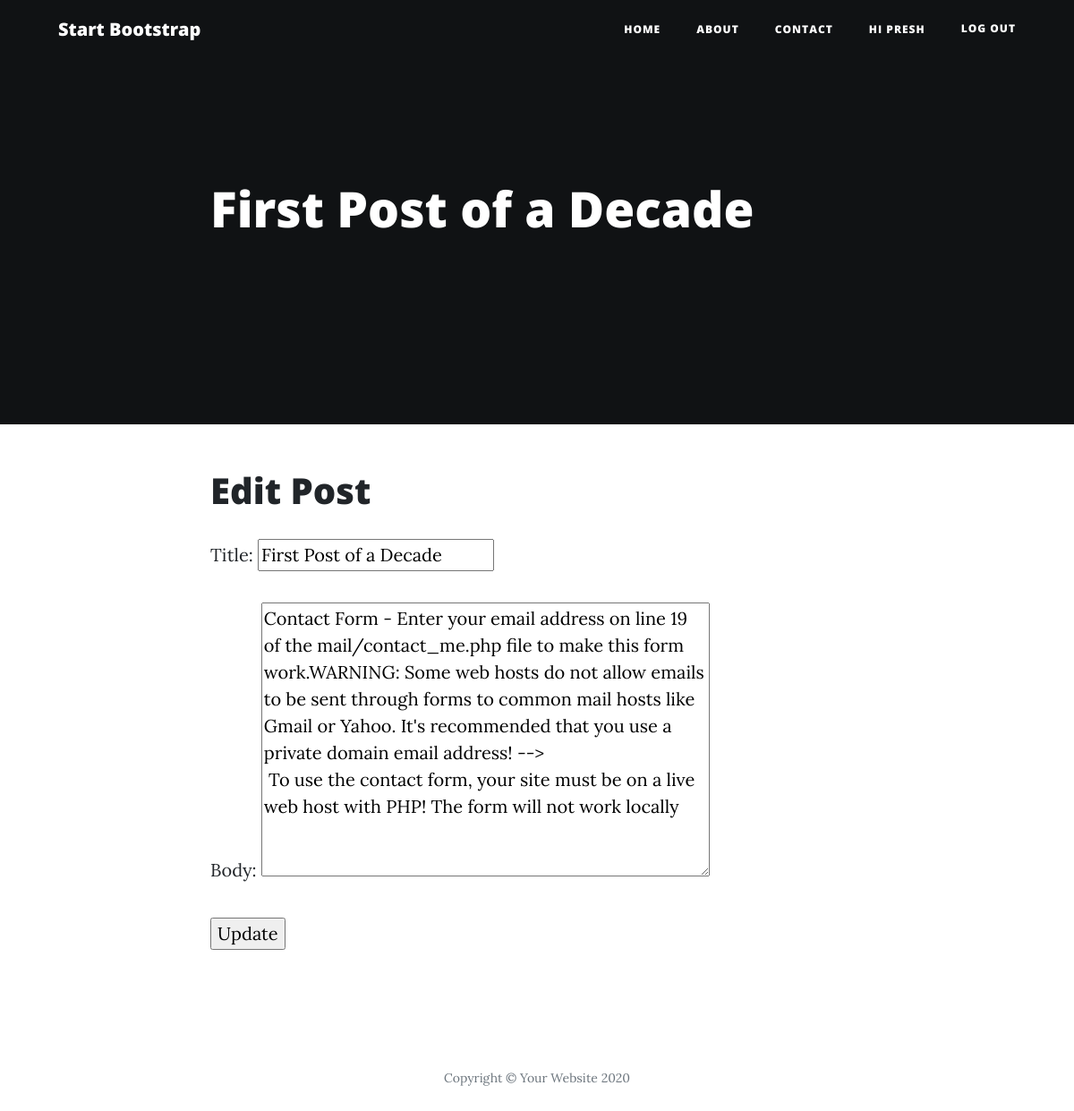
Screenshot of /post/2/edit/ (signed in) with the database file from the repository.
### blogs/models.py (models this page shows, shortened)
class Post(models.Model):
    title = models.CharField(max_length=200)
    author = models.ForeignKey('auth.User', on_delete=models.CASCADE,) # Allows for many to one relationship
    body = models.TextField()
    date = models.DateTimeField(auto_now_add=True)

### blogs/views.py (the view)
# urls.py: path('post/<int:pk>/edit/', login_required(BlogUpdateView.as_view()), name='post_edit'),
class BlogUpdateView(UpdateView):
    model = Post
    template_name = 'blogs/post_edit.html'
    fields = ['title', 'body']
    success_url = reverse_lazy('home')

### blogs/templates/blogs/post_edit.html (shortened to what this page needs)
{% extends 'blogs/base.html' %}
{% block content %}
  <header class="masthead" style="background-color: black">
    <div class="overlay"></div>
    <div class="container">
      <div class="row">
        <div class="col-lg-8 col-md-10 mx-auto">
          <div class="post-heading">
            <h1>{{ post.title }}</h1>
          </div>
        </div>
      </div>
    </div>
  </header>
  <div class="container">
      <div class="row">
        <div class="col-lg-8 col-md-10 mx-auto">
        <h1>Edit Post</h1>
        <form method="POST">
            {{ form.as_p }}
            <input type="submit" value="Update">
        </form>
        </div>
      </div>
    </div>
{% endblock content %}

### blogs/templates/blogs/base.html (shortened to what this page needs)
{% load static %}
<!DOCTYPE html>
<html lang="en">
  <head>
    <link href="{% static 'css/bootstrap.min.css' %}" rel="stylesheet">
    <link href="{% static 'css/all.min.css' %}" rel="stylesheet" type="text/css">
    <link href="{% static 'css/clean-blog.min.css' %}" rel="stylesheet">
  </head>
  <body>
  <nav class="navbar navbar-expand-lg navbar-light fixed-top" id="mainNav">
    <div class="container">
      <a class="navbar-brand" href="index.html">Start Bootstrap</a>
      <div class="collapse navbar-collapse" id="navbarResponsive">
        <ul class="navbar-nav ml-auto">
          <li class="nav-item">
            <a class="nav-link" href="{% url 'home' %}">Home</a>
          </li>
          <li class="nav-item">
            <a class="nav-link" href="{% url 'about' %}">About</a>
          </li>
          <li class="nav-item">
            <a class="nav-link" href="{% url 'contact' %}">Contact</a>
          </li>
          <li class="nav-item">
            {% if user.is_authenticated %}
              <a class="nav-link">Hi {{ user.username }}</a>
            {% else %}
              <a class="nav-link" href="{% url 'login' %}">Login</a>
            {% endif %}
          </li>
          <li class="nav-item">
            {% if user.is_authenticated %}
              <a href="{% url 'logout' %}">Log out</a>
            {% endif %}
          </li>
        </ul>
      </div>
    </div>
  </nav>
  {% block content %}
  {% endblock content %}
  <footer>
    <div class="container">
      <div class="row">
        <div class="col-lg-8 col-md-10 mx-auto">
          <ul class="list-inline text-center">
            <li class="list-inline-item">
              <a href="#">
                <span class="fa-stack fa-lg">
                  <i class="fas fa-circle fa-stack-2x"></i>
                  <i class="fab fa-twitter fa-stack-1x fa-inverse"></i>
                </span>
              </a>
            </li>
            <li class="list-inline-item">
              <a href="#">
                <span class="fa-stack fa-lg">
                  <i class="fas fa-circle fa-stack-2x"></i>
                  <i class="fab fa-facebook-f fa-stack-1x fa-inverse"></i>
                </span>
              </a>
            </li>
            <li class="list-inline-item">
              <a href="#">
                <span class="fa-stack fa-lg">
                  <i class="fas fa-circle fa-stack-2x"></i>
                  <i class="fab fa-github fa-stack-1x fa-inverse"></i>
                </span>
              </a>
            </li>
          </ul>
          <p class="copyright text-muted">Copyright &copy; Your Website 2020</p>
        </div>
      </div>
    </div>
  </footer>
  </body>
</html>

### rows the page displays
Post: title "First Post of a Decade", body "Contact Form - Enter your email address on line 19 of the mail/contact_me.php file to make this form work.WARNING: Some web hosts do not allow emails to be sent through forms to common mail hosts like Gmail or Yahoo. It's recommended that you use a private domain email address! --> To use the contact form, your site must be on a live web host with PHP! The form will not work locally"

### other values shown
{{ user.username }} "PRESH"
